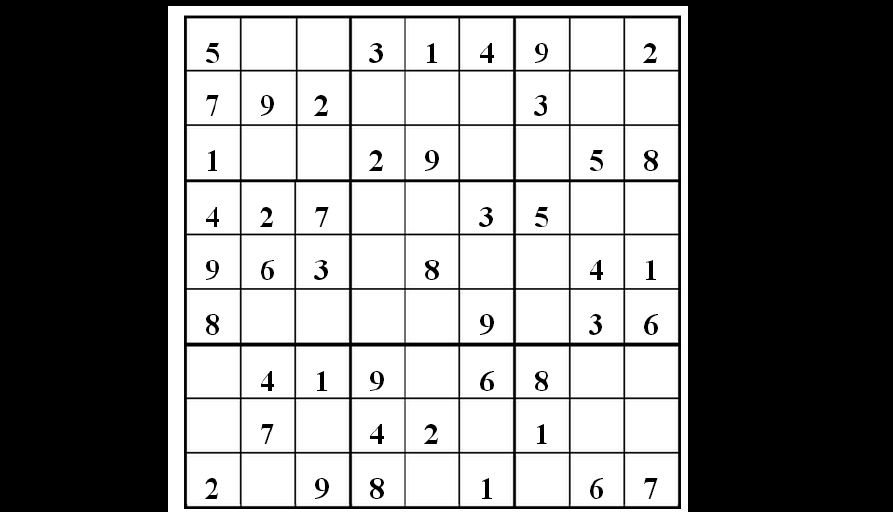
#> input picture 数字图像处理/week12-图像特征概述与角点检测/code/pic/shudu.png, 893 x 512 px
$ jupyter execute '角点检测.ipynb'
#> lines starting #> are read from the running program, lines starting #| are printed output that depends on the picture; after the words box and inside, x2 and y2 are one past the last pixel; in counts of white or black regions, pixels touching at a corner belong together
[cell 1]
import cv2 as cv              # OpenCV计算机视觉库
import numpy as np            # NumPy数值计算库
import matplotlib.pyplot as plt  # Matplotlib绑图库

[cell 2]
def show(img):
    """自定义显示函数：自动判断灰度图或彩色图并正确显示"""
    if img.ndim == 2:  # 灰度图
        plt.imshow(img, cmap='gray')
    else:  # 彩色图，BGR转RGB
        img = cv.cvtColor(img, cv.COLOR_BGR2RGB)
        plt.imshow(img)
    plt.show()

# 1.角点检测

## 1.1Harris角点检测

[cell 3]
img = cv.imread("pic/shudu.png")  # 读取数独图片用于Harris角点检测
#> img is the input picture: shape (512, 893, 3); min 0, max 255, mean 132.2
gray = cv.cvtColor(img, cv.COLOR_BGR2GRAY)  # 将原始图像灰度化，角点检测基于灰度图
show(gray)

[cell 4]
# Harris角点检测：基于图像梯度的自相关矩阵特征值分析
blockSize = 2  # 检测窗口大小（邻域尺寸）
ksize = 3      # Sobel算子的卷积核大小
k = 0.01       # Harris响应函数中的自由参数，通常取0.04~0.06

dst = cv.cornerHarris(gray, blockSize, ksize, k)  # 返回每个像素的Harris响应值R
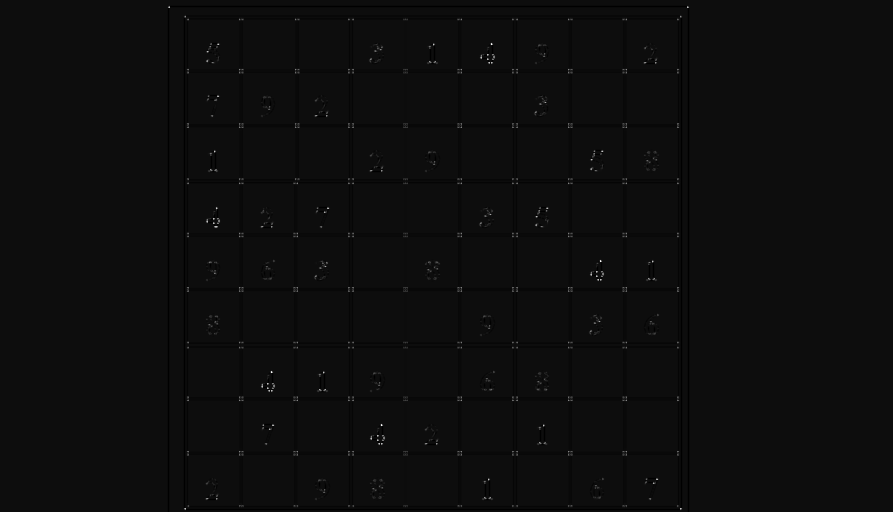
#> dst: shape (512, 893) float32; min -0.01, max 0.172, mean -0.00011; drawn with min black and max white
print(dst)
#> (printed output is left out)

[cell 5]
# 将Harris角点检测的结果画在图像上，结果显示为红色
# 大于阈值0.01 * dst.max()时才显示出来，否则不显示
img[dst > 0.01 * dst.max()] = [0, 0, 255]  # BGR格式，[0,0,255]为红色
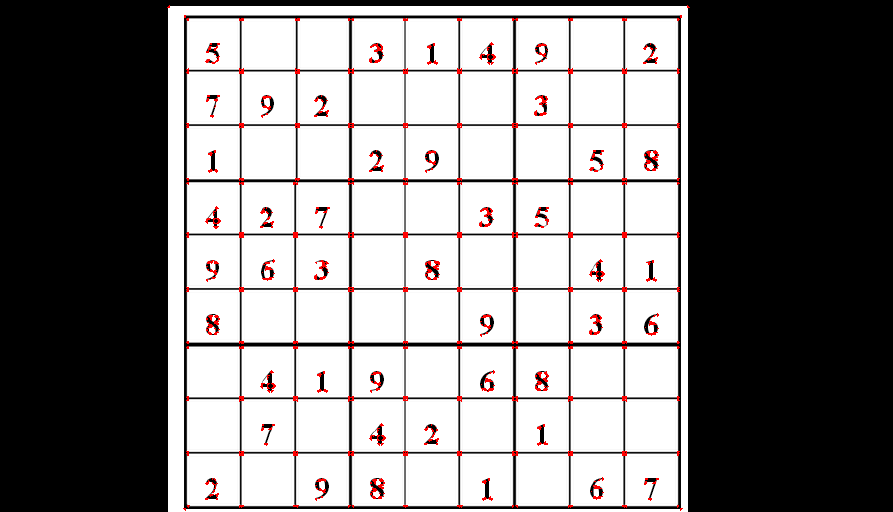
#> img: shape (512, 893, 3); 1.14% of pixels changed, all inside (x1, y1, x2, y2) = (167, 5, 690, 511)

show(img)

## 1.2 Shi-Tomasi角点

[cell 6]
img = cv.imread("pic/corner.jpeg")  # 读取建筑图片用于Shi-Tomasi角点检测
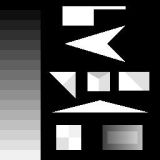
#> input picture 数字图像处理/week12-图像特征概述与角点检测/code/pic/corner.jpeg, 160 x 160 px
#> img is the input picture: shape (160, 160, 3); min 0, max 255, mean 75.5
gray = cv.cvtColor(img, cv.COLOR_BGR2GRAY)  # 将原始图像灰度化
#> gray: shape (160, 160)
show(gray)

[cell 7]
# Shi-Tomasi角点检测：改进的Harris方法，使用最小特征值判断角点质量
maxCorners = 1000      # 想要检测的最大角点数目
qualityLevel = 0.01    # 角点质量水平（相对于最佳角点的质量比值）
minDistance = 20        # 两个角点之间的最小欧式距离，距离越大检测到的角点越少

# goodFeaturesToTrack：Shi-Tomasi角点检测的核心函数
corners = cv.goodFeaturesToTrack(gray, maxCorners, qualityLevel, minDistance)
#> corners = 21 rows, first 8: [124, 7], [80, 149], [119, 72], [80, 125], [57, 126], [50, 72], [92, 24], [88, 90]

[cell 8]
# 在原图上绘制检测到的Shi-Tomasi角点
corners = np.int32(corners)  # 将浮点坐标转为整数
#> corners = contour of 21 points, box (x1, y1, x2, y2) (50, 7, 149, 150), area 614
for i in corners:
    x, y = i.ravel()  # ravel将二维数组展平为一维，提取(x,y)坐标
    cv.circle(img, (x,y), 3, (255,0,0), -1)  # 绘制蓝色实心圆点，半径3，-1表示填充
#> this loop made 21 passes
#> (x, y) on passes 1 to 12: (124, 7), (80, 149), (119, 72), (80, 125), (57, 126), (50, 72), (92, 24), (88, 90), (63, 24), (109, 90), (74, 72), (57, 148)
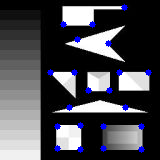
#> img: shape (160, 160, 3); 2.38% of pixels changed, all inside (x1, y1, x2, y2) = (47, 4, 152, 153)

show(img)

## 1.3 Fast角点

[cell 9]
img = cv.imread("pic/corner.jpeg")  # 读取建筑图片用于FAST角点检测
gray = cv.cvtColor(img, cv.COLOR_BGR2GRAY)  # 将原始图像灰度化
show(gray)

[cell 10]
# 初始化FAST角点检测器：通过比较像素周围圆形邻域的亮度快速检测角点
threshold = 7                  # 亮度差阈值，中心像素与周围像素亮度差超过此值才考虑为角点
nonmaxSuppression = True       # 使用非极大值抑制，避免在角点附近重复检测
type = cv.FAST_FEATURE_DETECTOR_TYPE_7_12  # 邻域类型：圆周16个像素中连续12个亮或暗
#> type = 1

fast = cv.FastFeatureDetector_create(threshold, nonmaxSuppression, type)

[cell 11]
# 使用FAST检测器查找关键点并在图上绘制
kp = fast.detect(img, None)  # detect返回关键点列表（KeyPoint对象）
#> kp = 162 keypoints; strongest (x, y, size): (80, 149, 7), (57, 125, 7), (80, 125, 7), (50, 72, 7)
img2 = cv.drawKeypoints(gray, kp, None, color=(255,0,0))  # 在灰度图上绘制蓝色关键点
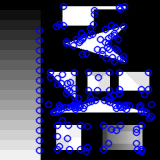
#> img2: shape (160, 160, 3); mean of channels 0, 1, 2 95, 63.9, 63.9; drawn as B, G, R
show(img2)
